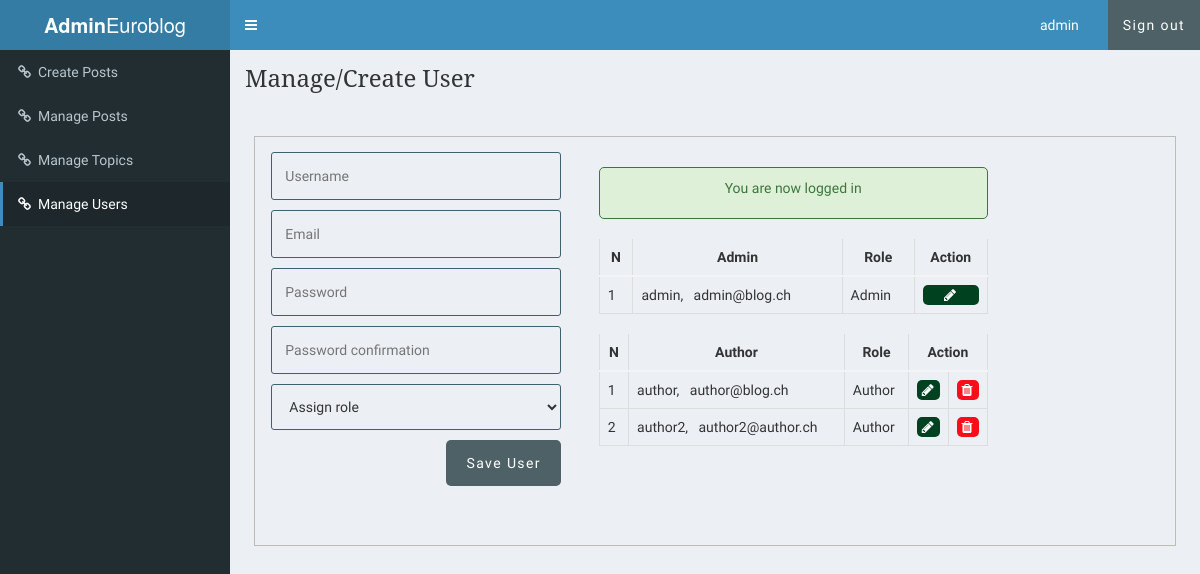
The page /admin/users.php (signed in) on the database its author committed.
### tables this page shows
CREATE TABLE `users` (
  `id` int(11) NOT NULL,
  `username` varchar(255) NOT NULL,
  `email` varchar(255) NOT NULL,
  `role` enum('Author','Admin') DEFAULT NULL,
  `password` varchar(255) NOT NULL,
  `created_at` timestamp NULL DEFAULT current_timestamp(),
  `updated_at` timestamp NULL DEFAULT NULL
);

### admin/includes/admin_functions.php (called while the page is built, shortened)
<?php
$isEditingUser = false;
$username = "";
$email = "";
function getAdminUsers(){
	global $conn, $roles;
	$sql = "SELECT * FROM users WHERE role IS NOT NULL";
	$result = mysqli_query($conn, $sql);
	$users = mysqli_fetch_all($result, MYSQLI_ASSOC);
	return $users;
}
?>

### admin/users.php (the view, shortened to what this page needs)
<?php include('../config.php'); ?>
<?php include(ROOT_PATH . '/admin/includes/admin_functions.php'); ?>
<?php include(ROOT_PATH . '/admin/includes/head_section.php'); ?>
<?php
	$admins = getAdminUsers();
?>
</head>
<body class="hold-transition skin-blue sidebar-mini">
<div class="wrapper">
  <header class="main-header">
    <a href="dashboard.php" class="logo">
      <span class="logo-lg"><b>Admin</b>Euroblog</span>
    </a>
    <nav class="navbar navbar-static-top" role="navigation">
      <a href="#" class="sidebar-toggle" data-toggle="push-menu" role="button">
      </a>
      <div class="navbar-custom-menu">
        <ul class="nav navbar-nav">
          <li class="dropdown user user-menu">
            <a href="dashboard.php" class="dropdown-toggle" data-toggle="dropdown">
              <span><?php echo $_SESSION['user']['username'] ?></span> &nbsp; &nbsp;
            </a>
          </li>
          <li>
          <a href="<?php echo BASE_URL . '/logout.php'; ?>" class="btn btn-flat">Sign out</a>
          </li>
        </ul>
      </div>
    </nav>
  </header>
  <aside class="main-sidebar">
    <section class="sidebar">
      <ul class="sidebar-menu" data-widget="tree">
        <li class="inactive">
          <a href="<?php echo BASE_URL . '/admin/create_post.php' ?>"><i class="fa fa-link"></i><span>Create Posts</span></a>
        </li>
        <li class="inactive">
          <?php if ($_SESSION['user']['username'] === 'admin'):?>
			    <a href="<?php echo BASE_URL . '/admin/posts.php' ?>"><i class="fa fa-link"></i><span>Manage Posts</span></a>
			    <?php endif ?>
        </li>
        <li class="inactive">
          <?php if ($_SESSION['user']['username'] === 'admin'):?>
			    <a href="<?php echo BASE_URL . '/admin/topics.php' ?>"><i class="fa fa-link"></i><span>Manage Topics</span></a>
			    <?php endif ?>
        </li>
        <li class="active">
        <a href="<?php echo BASE_URL . '/admin/users.php' ?>"><i class="fa fa-link"></i><span>Manage Users</span></a>
        </li>
      </ul>
    </section>
  </aside>
  <div class="content-wrapper">
    <section class="content-header">
      <h1>
        Manage/Create User
      </h1>
    </section>
	<br><br>
	<div class="container content">
		<div class="action">
			<form method="post" action="<?php echo BASE_URL . '/admin/users.php'; ?>" >
				<input type="text" name="username" value="<?php echo $username; ?>" placeholder="Username">
				<input type="email" name="email" value="<?php echo $email ?>" placeholder="Email">
				<input type="password" name="password" placeholder="Password">
				<input type="password" name="passwordConfirmation" placeholder="Password confirmation">
				<select name="role">
					<option value="" selected disabled>Assign role</option>
				</select>
				<?php if ($isEditingUser === true): ?>
					<button type="submit" class="btn" name="update_admin">UPDATE</button>
				<?php else: ?>
					<button type="submit" class="btn" name="create_admin">Save User</button>
				<?php endif ?>
			</form>
		</div>
		<div class="table-div">
			<?php include(ROOT_PATH . '/includes/messages.php') ?>
			<table class="table">
				<thead>
					<th>N</th>
					<th>Admin</th>
					<th>Role</th>
					<th colspan="2">Action</th>
				</thead>
				<tbody>
				<?php foreach ($admins as $key => $admin): ?>
					<?php if ($admin['role'] === 'Admin'):?>
					<tr>
						<td><?php echo $key + 1; ?></td>
						<td>
							<?php echo $admin['username']; ?>, &nbsp;
							<?php echo $admin['email']; ?>
						</td>
						<td><?php echo $admin['role']; ?></td>
						<td>
							<?php if ($_SESSION['user']['username'] === 'admin'):?>
							<a class="fa fa-pencil btn edit"
								href="users.php?edit-admin=<?php echo $admin['id'] ?>">
							</a>
							<?php endif ?>
						</td>
					</tr>
					<?php endif ?>
				<?php endforeach ?>
				</tbody>
			</table>
			<table class="table">
				<thead>
					<th>N</th>
					<th>Author</th>
					<th>Role</th>
					<th colspan="2">Action</th>
				</thead>
				<tbody>
					<?php foreach ($admins as $key => $admin): ?>
						<?php if ($admin['role'] === 'Author'): ?>
						<tr>
							<td><?php echo $key; ?></td>
							<td>
								<?php echo $admin['username']; ?>, &nbsp;
								<?php echo $admin['email']; ?>
							</td>
							<td><?php echo $admin['role']; ?></td>
							<td>
								<a class="fa fa-pencil btn edit"
									href="users.php?edit-admin=<?php echo $admin['id'] ?>">
								</a>
							</td>
							<td>
							<?php if ($_SESSION['user']['username'] === 'admin'):?>
								<a class="fa fa-trash btn delete"
									href="users.php?delete-admin=<?php echo $admin['id'] ?>">
								</a>
								<?php endif ?>
							</td>
						</tr>
						<?php endif ?>
					<?php endforeach ?>
				</tbody>
			</table>
		</div>
	</div>
  </div>
</div>
</body>
</html>

### static/css/admin_style.css (style rules this page uses)
* { margin: 0px; padding: 0px; }
a { text-decoration: none; }
h1, h2, h3, h4, h5, h6 { font-family: 'Noto Serif', serif; }
form { width: 60%; margin: 5px auto; padding-bottom: 50px; }
form input[type=file], input[type=email], input[type=password], input[type=text], form select, form textarea { width: 100%; display: block; padding: 13px 13px; font-size: 1em; margin: 5px auto 10px; border-radius: 3px; box-sizing : border-box; background: transparent; border: 1px solid #3E606F; }
form button { float: right; margin-left: 24%; }
table { border-collapse: collapse; width: 70%; margin: 20px auto; }
th, td { padding: 8px; text-align: left; border: 1px solid #ddd; }
th { text-align: center; }
.btn { color: white; background: #4E6166; text-align: center; border: none; border-radius: 5px; display: block; letter-spacing: .1em; padding: 13px 20px; text-decoration: none; }
.container { width: 95%; margin: 5px auto 50px; border: 1px solid #BFBCB3; padding: 10px 0px 50px; }
.container:after { content: ""; display: block; clear: both; }
.container.content .action { width: 35%; float: left; text-align: center; }
.container.content .action form { width: 90%; }
.table-div { float: left; width: 47%; }
.table-div table { width: 90%; }
.table-div a.fa { color: white; padding: 3px; }
.table-div .edit { background: #004220; }
.table-div .delete { background: #F70E1A; }

### rows shown on the page
users: username "admin", email "admin@blog.ch", role "Admin"
users: key "1", username "author", email "author@blog.ch", role "Author"
users: key "2", username "author2", email "author2@author.ch", role "Author"

### other values the page prints
$_SESSION['user']['username'] "admin"
$_SESSION['message'] "You are now logged in"
